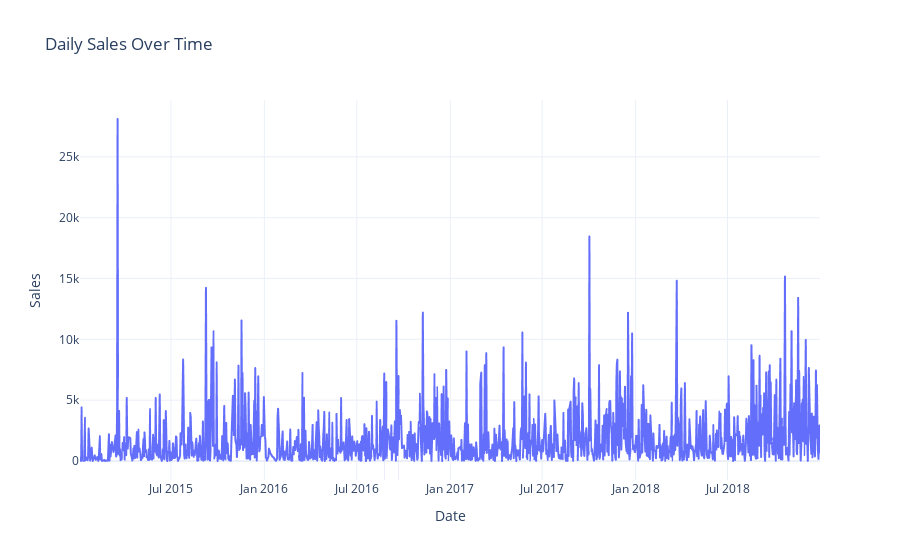

Notebook code cell kept with this figure:
### Markdown cell above
## Visualize Time Series Data

### Code cell
# Create time series plot
fig = px.line(daily_sales, x='ds', y='y', 
              title='Daily Sales Over Time',
              labels={'ds': 'Date', 'y': 'Sales'},
              template='plotly_white')

fig.update_layout(
    showlegend=False,
    hovermode='x unified'
)

fig.show()

### Figure 1 — Plotly figure (JSON) as saved in the notebook; plotly's stock layout.template omitted (floating-point values rounded to 4 significant figures; data arrays with more than 128 entries replaced by an {"elided": "..."} marker saying what was removed)
{"data": [{"hovertemplate": "Date=%{x}<br>Sales=%{y}<extra></extra>", "legendgroup": "", "line": {"color": "#636efa", "dash": "solid"}, "marker": {"symbol": "circle"}, "mode": "lines", "name": "", "showlegend": false, "type": "scattergl", "x": {"elided": "1230 str values"}, "xaxis": "x", "y": {"elided": "1230 float values"}, "yaxis": "y"}], "layout": {"autosize": true, "hovermode": "x unified", "legend": {"tracegroupgap": 0}, "showlegend": false, "title": {"text": "Daily Sales Over Time"}, "xaxis": {"anchor": "y", "autorange": true, "domain": [0, 1], "range": ["2015-01-03", "2018-12-30"], "title": {"text": "Date"}, "type": "date"}, "yaxis": {"anchor": "x", "autorange": true, "domain": [0, 1], "range": [-1559.0, 29670.0], "title": {"text": "Sales"}, "type": "linear"}}}
